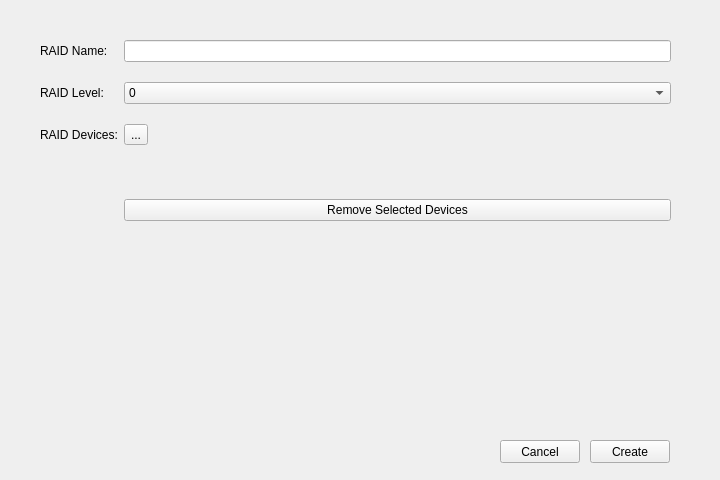
<?xml version="1.0" encoding="UTF-8"?>
<ui version="4.0">
 <class>New_Raid</class>
 <widget class="QWidget" name="New_Raid">
  <property name="geometry">
   <rect>
    <x>0</x>
    <y>0</y>
    <width>720</width>
    <height>480</height>
   </rect>
  </property>
  <property name="windowTitle">
   <string>Form</string>
  </property>
  <property name="locale">
   <locale language="English" country="UnitedStates"/>
  </property>
  <widget class="QWidget" name="formLayoutWidget">
   <property name="geometry">
    <rect>
     <x>40</x>
     <y>40</y>
     <width>631</width>
     <height>361</height>
    </rect>
   </property>
   <layout class="QFormLayout" name="formLayout">
    <property name="sizeConstraint">
     <enum>QLayout::SizeConstraint::SetDefaultConstraint</enum>
    </property>
    <property name="horizontalSpacing">
     <number>6</number>
    </property>
    <property name="verticalSpacing">
     <number>20</number>
    </property>
    <property name="leftMargin">
     <number>0</number>
    </property>
    <item row="0" column="0">
     <widget class="QLabel" name="raid_name_label">
      <property name="text">
       <string>RAID Name:</string>
      </property>
     </widget>
    </item>
    <item row="0" column="1">
     <widget class="QLineEdit" name="raid_name"/>
    </item>
    <item row="1" column="0">
     <widget class="QLabel" name="raid_Level_Llabel">
      <property name="text">
       <string>RAID Level:</string>
      </property>
     </widget>
    </item>
    <item row="1" column="1">
     <widget class="QComboBox" name="raid_level">
      <item>
       <property name="text">
        <string>0</string>
       </property>
      </item>
      <item>
       <property name="text">
        <string>1</string>
       </property>
      </item>
      <item>
       <property name="text">
        <string>5</string>
       </property>
      </item>
      <item>
       <property name="text">
        <string>6</string>
       </property>
      </item>
     </widget>
    </item>
    <item row="2" column="0">
     <widget class="QLabel" name="select_devices_label">
      <property name="text">
       <string>RAID Devices:</string>
      </property>
     </widget>
    </item>
    <item row="2" column="1">
     <widget class="QToolButton" name="select_devices">
      <property name="text">
       <string>...</string>
      </property>
     </widget>
    </item>
    <item row="3" column="1">
     <widget class="QLabel" name="devices_path">
      <property name="text">
       <string/>
      </property>
     </widget>
    </item>
    <item row="4" column="1">
     <widget class="QPushButton" name="remove_devices">
      <property name="text">
       <string>Remove Selected Devices</string>
      </property>
     </widget>
    </item>
   </layout>
  </widget>
  <widget class="QPushButton" name="new_raid_create">
   <property name="geometry">
    <rect>
     <x>590</x>
     <y>440</y>
     <width>80</width>
     <height>23</height>
    </rect>
   </property>
   <property name="font">
    <font>
     <bold>false</bold>
    </font>
   </property>
   <property name="text">
    <string>Create</string>
   </property>
  </widget>
  <widget class="QPushButton" name="new_raid_cancel">
   <property name="geometry">
    <rect>
     <x>500</x>
     <y>440</y>
     <width>80</width>
     <height>23</height>
    </rect>
   </property>
   <property name="text">
    <string>Cancel</string>
   </property>
  </widget>
 </widget>
 <resources/>
 <connections/>
</ui>
